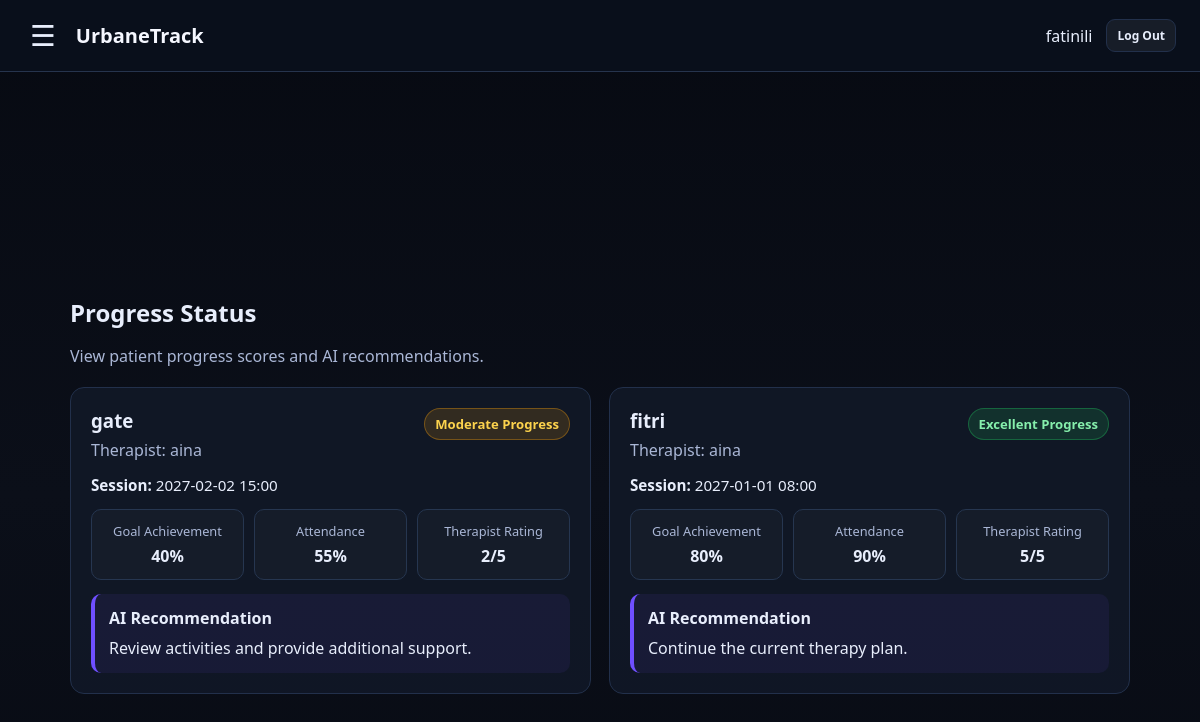
Page /admin/progress-status (signed in) on the earlier database version.
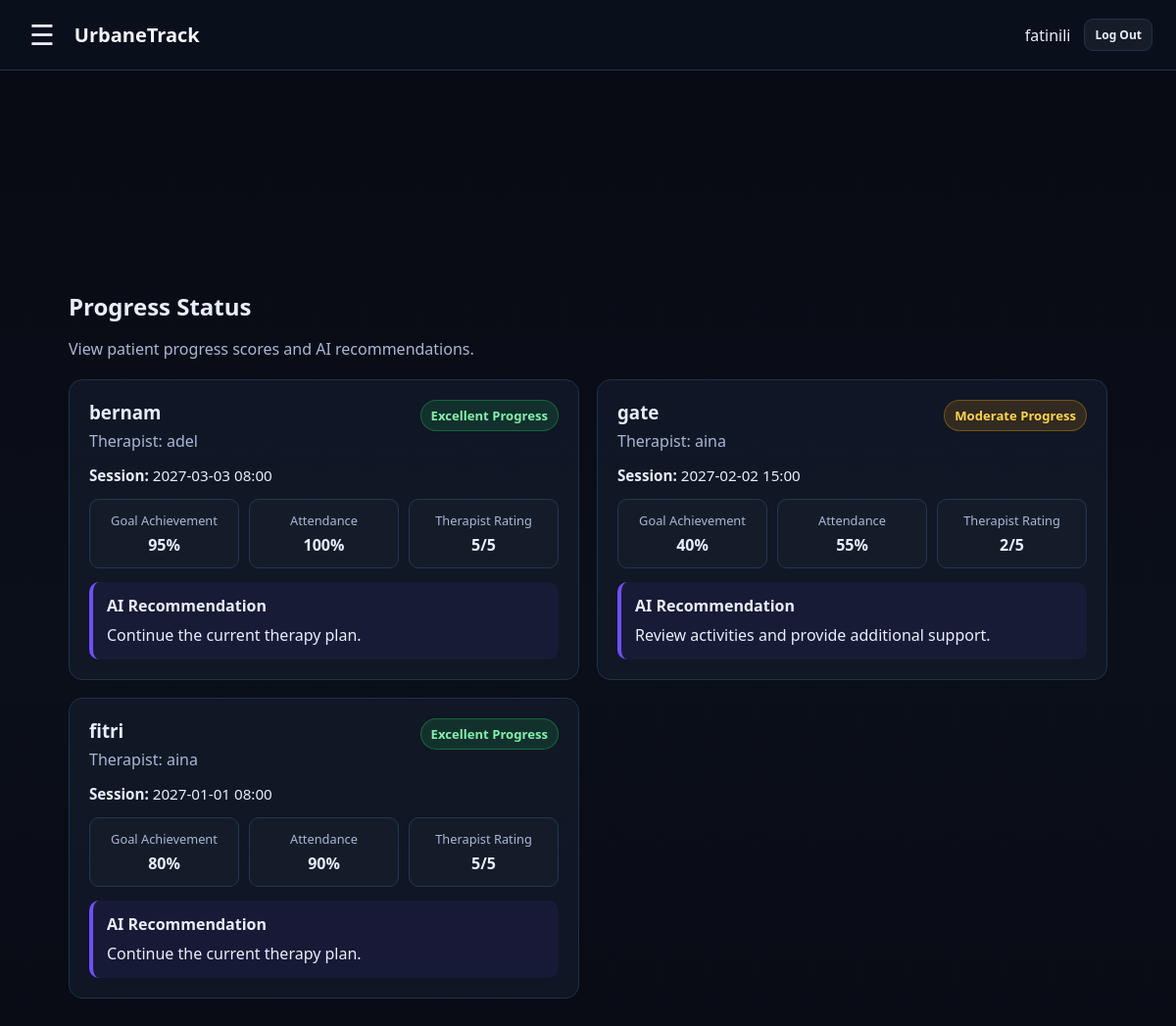
Same page on the later database version.
### tables this page shows
CREATE TABLE progress_notes (
        note_id INTEGER PRIMARY KEY AUTOINCREMENT,
        appointment_id INTEGER NOT NULL,
        therapist_user_id INTEGER NOT NULL,
        created_at TEXT NOT NULL,
        content TEXT NOT NULL, goal_score INTEGER DEFAULT 0, attendance_rate INTEGER DEFAULT 0, therapist_rating INTEGER DEFAULT 0, progress_status TEXT, ai_recommendation TEXT,
        FOREIGN KEY(appointment_id) REFERENCES appointments(appointment_id),
        FOREIGN KEY(therapist_user_id) REFERENCES users(user_id)
    );

CREATE TABLE clients (
        client_id INTEGER PRIMARY KEY AUTOINCREMENT,
        parent_user_id INTEGER NOT NULL,
        full_name TEXT NOT NULL,
        date_of_birth TEXT,
        FOREIGN KEY(parent_user_id) REFERENCES users(user_id)
    );

CREATE TABLE users (
        user_id INTEGER PRIMARY KEY AUTOINCREMENT,
        full_name TEXT NOT NULL,
        email TEXT NOT NULL UNIQUE,
        password_hash TEXT NOT NULL,

        role TEXT NOT NULL
            CHECK(role IN ('ADMIN', 'THERAPIST', 'PARENT')),

        must_change_password INTEGER NOT NULL DEFAULT 0,
        is_active INTEGER NOT NULL DEFAULT 1,

        approval_status TEXT NOT NULL
            CHECK(
                approval_status IN (
                    'APPROVED',
                    'PENDING',
                    'REJECTED'
                )
            )
            DEFAULT 'APPROVED'
    );

CREATE TABLE appointments (
        appointment_id INTEGER PRIMARY KEY AUTOINCREMENT,
        client_id INTEGER NOT NULL,
        therapist_user_id INTEGER NOT NULL,
        appointment_type TEXT NOT NULL CHECK(appointment_type IN ('THERAPY','ASSESSMENT')) DEFAULT 'THERAPY',
        date_time TEXT NOT NULL,
        location TEXT,
        status TEXT NOT NULL CHECK(status IN ('Scheduled','Cancelled','Completed')) DEFAULT 'Scheduled',
        notes TEXT,

        confirmation_status TEXT NOT NULL
            CHECK(confirmation_status IN ('Pending','Accepted','Declined','Rescheduled'))
            DEFAULT 'Pending',
        update_note TEXT,
        last_updated_at TEXT,

        FOREIGN KEY(client_id) REFERENCES clients(client_id),
        FOREIGN KEY(therapist_user_id) REFERENCES users(user_id)
    );

### app.py (the view)
@app.get("/admin/progress-status")
@login_required(roles=["ADMIN"])
def admin_progress_status():
    db = get_db()
    statuses = db.execute("""
        SELECT
            pn.note_id,
            pn.goal_score,
            pn.attendance_rate,
            pn.therapist_rating,
            pn.progress_status,
            pn.ai_recommendation,
            pn.created_at,
            c.full_name AS client_name,
            u.full_name AS therapist_name,
            a.appointment_type,
            a.date_time
        FROM progress_notes pn
        JOIN appointments a
            ON a.appointment_id = pn.appointment_id
        JOIN clients c
            ON c.client_id = a.client_id
        JOIN users u
            ON u.user_id = pn.therapist_user_id
        ORDER BY pn.created_at DESC
    """).fetchall()
    return render_template(
        "admin_progress_status.html",
        statuses=statuses
    )

### app.py (called while the page is built)
def get_db():
    if "db" not in g:
        g.db = sqlite3.connect(DB_PATH)
        g.db.row_factory = sqlite3.Row
    return g.db

def login_required(roles=None):
    def decorator(fn):
        @wraps(fn)
        def wrapper(*args, **kwargs):
            user = session.get("user")
            if not user:
                flash("Please log in first.", "error")
                return redirect(url_for("home"))
            if roles and user.get("role") not in roles:
                abort(403)
            return fn(*args, **kwargs)
        return wrapper
    return decorator

### templates/admin_progress_status.html (shortened to what this page needs)
{% extends "base.html" %}
{% block content %}
<section class="page-container">
  <div class="page-header">
    <div>
      <h1>Progress Status</h1>
      <p class="muted">
        View patient progress scores and AI recommendations.
      </p>
    </div>
  </div>
  {% if statuses %}
    <div class="progress-grid">
      {% for status in statuses %}
        <div class="card progress-card">
          <div class="progress-card-header">
            <div>
              <h3>{{ status.client_name }}</h3>
              <p class="muted progress-therapist">
                Therapist: {{ status.therapist_name }}
              </p>
            </div>
            <span class="progress-badge
                {% if status.progress_status == 'Excellent Progress' %}
                    progress-excellent
                {% elif status.progress_status == 'Good Progress' %}
                    progress-good
                {% elif status.progress_status == 'Moderate Progress' %}
                    progress-moderate
                {% else %}
                    progress-poor
                {% endif %}
            ">
                {{ status.progress_status }}
            </span>
          </div>
          <div class="progress-session">
            <strong>Session:</strong>
            {{ status.date_time }}
          </div>
          <div class="progress-stats">
            <div class="progress-stat">
              <span>Goal Achievement</span>
              <strong>{{ status.goal_score }}%</strong>
            </div>
            <div class="progress-stat">
              <span>Attendance</span>
              <strong>{{ status.attendance_rate }}%</strong>
            </div>
            <div class="progress-stat">
              <span>Therapist Rating</span>
              <strong>{{ status.therapist_rating }}/5</strong>
            </div>
          </div>
          <div class="recommendation-box">
            <strong>AI Recommendation</strong>
            <p>{{ status.ai_recommendation }}</p>
          </div>
        </div>
      {% endfor %}
    </div>
  {% else %}
    <div class="empty-state">
      <h3>No progress status found</h3>
      <p>AI progress results will appear here.</p>
    </div>
  {% endif %}
</section>
{% endblock %}

Differences in the rows shown:
added progress_notes: client_name "bernam", therapist_name "adel", progress_status "Excellent Progress", date_time "2027-03-03 08:00", goal_score "95", attendance_rate "100", therapist_rating "5", ai_recommendation "Continue the current therapy plan."
